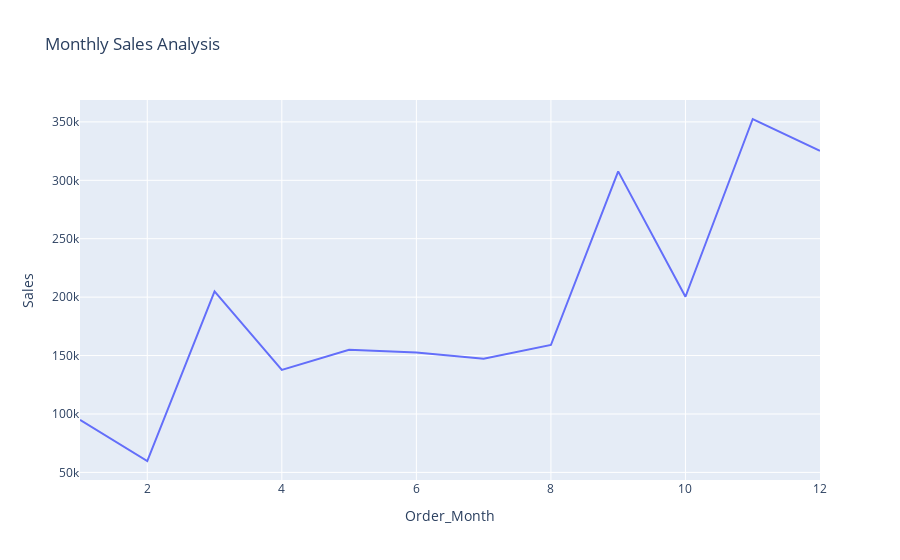

The code cell stored with this chart in its notebook:
### Markdown cell above
# 1.Monthly Sales Analysis

### Code cell
monthly_sales=df.groupby('Order_Month')['Sales'].sum().reset_index()
fig=px.line(monthly_sales,
           x='Order_Month',
           y='Sales',
           title='Monthly Sales Analysis')
fig.show()

### Figure 1 — Plotly figure (JSON) as saved in the notebook; plotly's stock layout.template omitted (floating-point values rounded to 4 significant figures)
{"data": [{"hovertemplate": "Order_Month=%{x}<br>Sales=%{y}<extra></extra>", "legendgroup": "", "line": {"color": "#636efa", "dash": "solid"}, "marker": {"symbol": "circle"}, "mode": "lines", "name": "", "orientation": "v", "showlegend": false, "type": "scatter", "x": [1, 2, 3, 4, 5, 6, 7, 8, 9, 10, 11, 12], "xaxis": "x", "y": [94920.0, 59750.0, 205000.0, 137800.0, 155000.0, 152700.0, 147200.0, 159000.0, 307600.0, 200300.0, 352500.0, 325300.0], "yaxis": "y"}], "layout": {"autosize": true, "legend": {"tracegroupgap": 0}, "title": {"text": "Monthly Sales Analysis"}, "xaxis": {"anchor": "y", "autorange": true, "domain": [0, 1], "range": [1, 12], "title": {"text": "Order_Month"}, "type": "linear"}, "yaxis": {"anchor": "x", "autorange": true, "domain": [0, 1], "range": [43490.0, 368700.0], "title": {"text": "Sales"}, "type": "linear"}}}
